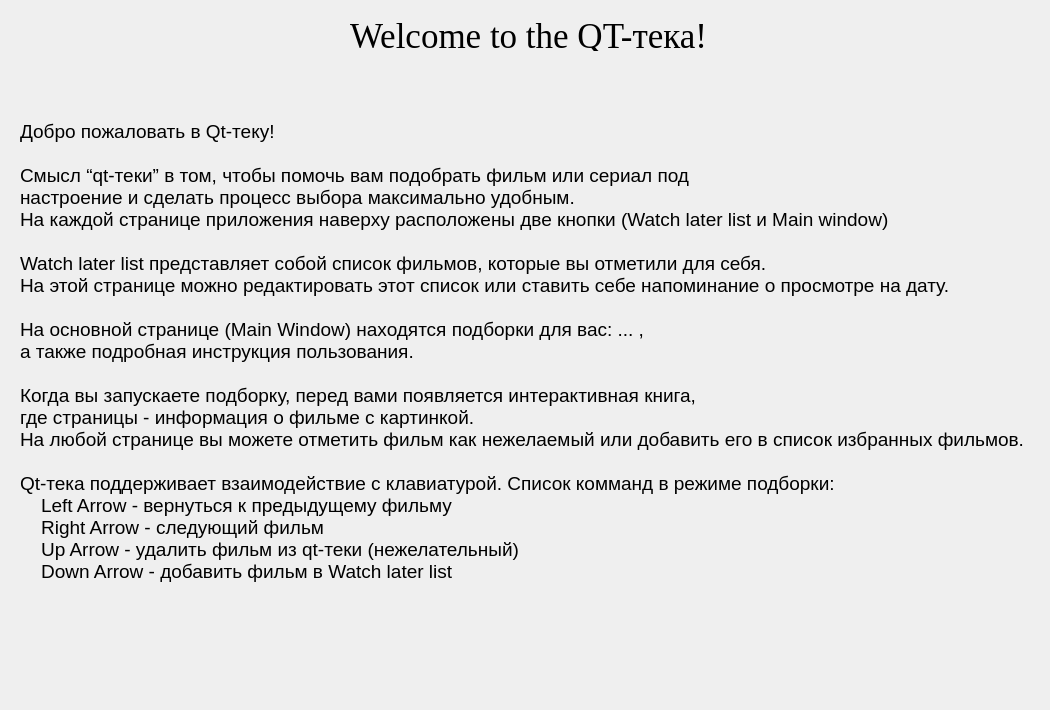
<?xml version="1.0" encoding="UTF-8"?>
<ui version="4.0">
 <class>Form</class>
 <widget class="QWidget" name="Form">
  <property name="geometry">
   <rect>
    <x>0</x>
    <y>0</y>
    <width>1050</width>
    <height>710</height>
   </rect>
  </property>
  <property name="windowTitle">
   <string>Form</string>
  </property>
  <widget class="QLabel" name="label">
   <property name="geometry">
    <rect>
     <x>350</x>
     <y>20</y>
     <width>361</width>
     <height>31</height>
    </rect>
   </property>
   <property name="font">
    <font>
     <family>Times New Roman</family>
     <pointsize>26</pointsize>
     <weight>50</weight>
     <italic>false</italic>
     <bold>false</bold>
     <underline>false</underline>
     <strikeout>false</strikeout>
    </font>
   </property>
   <property name="text">
    <string>Welcome to the QT-тека!</string>
   </property>
  </widget>
  <widget class="QLabel" name="label_2">
   <property name="geometry">
    <rect>
     <x>20</x>
     <y>120</y>
     <width>1011</width>
     <height>501</height>
    </rect>
   </property>
   <property name="font">
    <font>
     <pointsize>14</pointsize>
    </font>
   </property>
   <property name="text">
    <string>Добро пожаловать в Qt-теку!

Смысл “qt-теки” в том, чтобы помочь вам подобрать фильм или сериал под
настроение и сделать процесс выбора максимально удобным.
На каждой странице приложения наверху расположены две кнопки (Watch later list и Main window)

Watch later list представляет собой список фильмов, которые вы отметили для себя.
На этой странице можно редактировать этот список или ставить себе напоминание о просмотре на дату.

На основной странице (Main Window) находятся подборки для вас: ... ,
а также подробная инструкция пользования.

Когда вы запускаете подборку, перед вами появляется интерактивная книга,
где страницы - информация о фильме с картинкой.
На любой странице вы можете отметить фильм как нежелаемый или добавить его в список избранных фильмов.

Qt-тека поддерживает взаимодействие с клавиатурой. Список комманд в режиме подборки:
    Left Arrow - вернуться к предыдущему фильму
    Right Arrow - следующий фильм
    Up Arrow - удалить фильм из qt-теки (нежелательный)
    Down Arrow - добавить фильм в Watch later list
</string>
   </property>
   <property name="alignment">
    <set>Qt::AlignLeading|Qt::AlignLeft|Qt::AlignTop</set>
   </property>
  </widget>
 </widget>
 <resources/>
 <connections/>
</ui>
